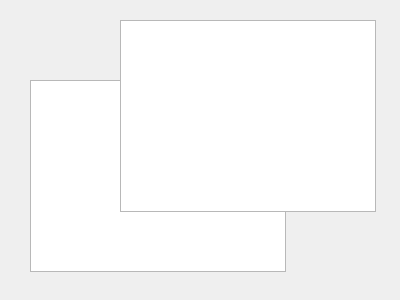
<?xml version="1.0" encoding="UTF-8"?>
<ui version="4.0">
 <class>Form</class>
 <widget class="QWidget" name="Form">
  <property name="geometry">
   <rect>
    <x>0</x>
    <y>0</y>
    <width>400</width>
    <height>300</height>
   </rect>
  </property>
  <property name="windowTitle">
   <string>Form</string>
  </property>
  <widget class="QListWidget" name="config_list">
   <property name="geometry">
    <rect>
     <x>30</x>
     <y>80</y>
     <width>256</width>
     <height>192</height>
    </rect>
   </property>
  </widget>
  <widget class="QListView" name="listView">
   <property name="geometry">
    <rect>
     <x>120</x>
     <y>20</y>
     <width>256</width>
     <height>192</height>
    </rect>
   </property>
  </widget>
 </widget>
 <resources/>
 <connections/>
</ui>
